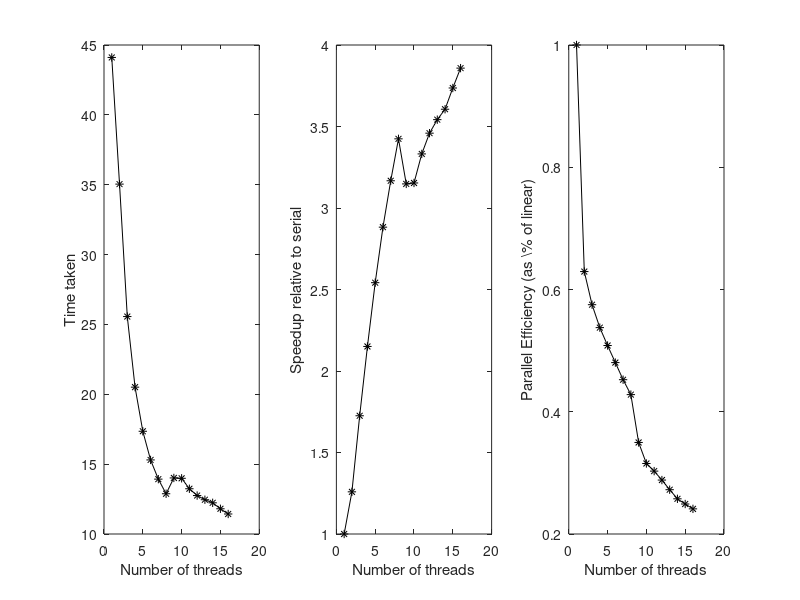

Write MATLAB code to recreate this figure. (Note: this script raises an error after producing the figure.)
clear alll; close all;

t = load('timings.txt')
P = (1:length(t))';

figure();

subplot(1,3,1);
plot(P, t, 'k-*');
xlabel('Number of threads');
ylabel('Time taken');

subplot(1,3,2);
plot(P, t(1)./t, 'k-*');
xlabel('Number of threads');
ylabel('Speedup relative to serial');

subplot(1,3,3);
plot(P, t(1) ./ (P.*t), 'k-*');
xlabel('Number of threads');
ylabel('Parallel Efficiency (as \% of linear)');

sgtitle('Large regression scaling study w/o replacement');
